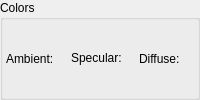
        <widget class="GroupBox" name="groupBox_4">
         <property name="title">
          <string>Colors</string>
         </property>
         <property name="flat">
          <bool>true</bool>
         </property>
         <layout class="QGridLayout" name="gridLayout_3">
          <property name="leftMargin">
           <number>3</number>
          </property>
          <property name="topMargin">
           <number>3</number>
          </property>
          <property name="rightMargin">
           <number>3</number>
          </property>
          <property name="bottomMargin">
           <number>3</number>
          </property>
          <property name="spacing">
           <number>3</number>
          </property>
          <item row="0" column="5">
           <widget class="ColorSelector" name="Diffuse">
            <property name="sizePolicy">
             <sizepolicy hsizetype="Minimum" vsizetype="Preferred">
              <horstretch>0</horstretch>
              <verstretch>0</verstretch>
             </sizepolicy>
            </property>
            <property name="minimumSize">
             <size>
              <width>0</width>
              <height>23</height>
             </size>
            </property>
           </widget>
          </item>
          <item row="0" column="0">
           <widget class="QLabel" name="label_9">
            <property name="sizePolicy">
             <sizepolicy hsizetype="Fixed" vsizetype="Preferred">
              <horstretch>0</horstretch>
              <verstretch>0</verstretch>
             </sizepolicy>
            </property>
            <property name="text">
             <string>Ambient:</string>
            </property>
           </widget>
          </item>
          <item row="0" column="1">
           <widget class="ColorSelector" name="Ambient">
            <property name="sizePolicy">
             <sizepolicy hsizetype="Minimum" vsizetype="Preferred">
              <horstretch>0</horstretch>
              <verstretch>0</verstretch>
             </sizepolicy>
            </property>
            <property name="minimumSize">
             <size>
              <width>0</width>
              <height>23</height>
             </size>
            </property>
            <property name="maximumSize">
             <size>
              <width>16777215</width>
              <height>23</height>
             </size>
            </property>
           </widget>
          </item>
          <item row="0" column="4">
           <widget class="QLabel" name="label_10">
            <property name="sizePolicy">
             <sizepolicy hsizetype="Fixed" vsizetype="Preferred">
              <horstretch>0</horstretch>
              <verstretch>0</verstretch>
             </sizepolicy>
            </property>
            <property name="text">
             <string>Diffuse:</string>
            </property>
           </widget>
          </item>
          <item row="0" column="2">
           <widget class="QLabel" name="label_18">
            <property name="sizePolicy">
             <sizepolicy hsizetype="Fixed" vsizetype="Fixed">
              <horstretch>0</horstretch>
              <verstretch>0</verstretch>
             </sizepolicy>
            </property>
            <property name="text">
             <string>Specular:</string>
            </property>
           </widget>
          </item>
          <item row="0" column="3">
           <widget class="ColorSelector" name="Specular">
            <property name="sizePolicy">
             <sizepolicy hsizetype="Minimum" vsizetype="Preferred">
              <horstretch>0</horstretch>
              <verstretch>0</verstretch>
             </sizepolicy>
            </property>
            <property name="minimumSize">
             <size>
              <width>0</width>
              <height>23</height>
             </size>
            </property>
           </widget>
          </item>
         </layout>
        </widget>
